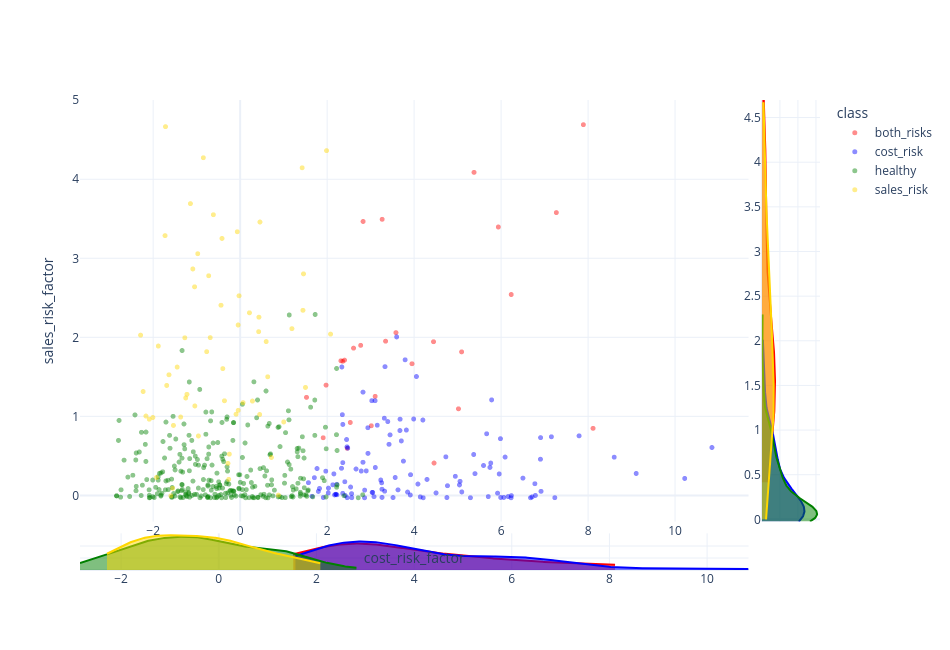

The notebook cell this image was saved under:
### Code cell
"""
p = (0.18 - profit_margin) / 0.08
cost_risk_factor =
    1.1 * p
    + 0.45 · max(0, p) ** 2
    - 0.55 · audited
    + market_shift_cost

r = (log(revenue) - 16) / 1
sales_risk_factor =
    0.90 · r*2
    + 0.30 · r
    - 0.55 · audited
    + market_shift_sales
"""
df["p"] = (0.18 - df["profit_margin"]) / 0.08
df["cost_risk_factor"] = (
    1.1 * df["p"]
    + 0.45 * np.maximum(0, df["p"]) ** 2
)

df["r"] = (df["log_revenue"] - 16) / 1
df["sales_risk_factor"] = (
    0.90 * df["r"] ** 2
    + 0.30 * df["r"]
)

plot_multiple_plots(
    df=df,
    backend_plotly=True,
    kde_bool=True,
    config=[
        # {"x1_col": "cost_risk_factor"},
        # {"x1_col": "sales_risk_factor"},
        {"x1_col": "cost_risk_factor", "x2_col": "sales_risk_factor"},
    ],
).show()

### Figure 1 — Plotly figure (JSON) as saved in the notebook; plotly's stock layout.template omitted (floating-point values rounded to 4 significant figures; data arrays with more than 128 entries replaced by an {"elided": "..."} marker saying what was removed)
{"data": [{"marker": {"color": "red", "opacity": 0.45, "size": 5}, "mode": "markers", "name": "both_risks", "showlegend": true, "type": "scattergl", "x": [8.115, 4.447, 2.4, 1.91, 2.772, 1.976, 2.533, 2.36, 6.233, 2.462, 2.827, 5.378, 3.016, 3.345, 2.318, 2.608, 3.266, 3.952, 3.104, 5.938, 5.021, 7.893, 1.526, 4.459, 5.093, 7.271, 3.583], "xaxis": "x", "y": [0.854, 1.95, 1.717, 0.735, 1.904, 1.401, 0.9282, 1.703, 2.547, 0.6014, 3.472, 4.093, 0.8867, 1.957, 1.709, 1.869, 3.499, 1.672, 1.259, 3.402, 1.101, 4.697, 1.246, 0.4146, 1.822, 3.584, 2.065], "yaxis": "y"}, {"fill": "tozeroy", "line": {"color": "red"}, "mode": "lines", "opacity": 0.35, "showlegend": false, "type": "scatter", "x": {"elided": "300 float values"}, "xaxis": "x3", "y": {"elided": "300 float values"}, "yaxis": "y3"}, {"fill": "tozerox", "line": {"color": "red"}, "mode": "lines", "opacity": 0.35, "showlegend": false, "type": "scatter", "x": {"elided": "300 float values"}, "xaxis": "x2", "y": {"elided": "300 float values"}, "yaxis": "y2"}, {"marker": {"color": "blue", "opacity": 0.45, "size": 5}, "mode": "markers", "name": "cost_risk", "showlegend": true, "type": "scattergl", "x": [2.785, 1.57, 3.919, 2.9, 6.237, 5.783, 5.92, 3.261, 3.63, 3.035, 4.505, 2.172, 3.315, 4.202, 2.448, 2.35, 1.654, 4.088, 3.447, 1.798, 7.157, 6.162, 2.331, 2.458, 3.913, 7.236, 4.948, 10.22, 2.416, 2.666, 3.424, 3.331, 8.602, 5.597, 5.763, 4.21, 4.142, 2.937, 5.043, 3.049, 3.599, 3.674, 3.794, 5.706, 5.057, 6.063, 2.462, 2.199, 3.078, 6.909, 5.295, 3.823, 5.958, 6.502, 3.565, 2.222, 4.768, 2.155, 2.36, 1.969, 1.913, 6.714, 3.255, 3.234, 1.707, 3.85, 3.108, 4.297, 4.754, 5.669, 6.919, 3.323, 1.768, 2.407, 3.516, 3.102, 4.73, 2.864, 2.031, 5.37, 2.563, 3.153, 5.4, 3.707, 6.906, 10.85, 2.225, 2.339, 3.99, 5.985, 2.825, 6.23, 5.992, 4.054, 9.107, 6.678, 2.474, 7.794, 2.825, 5.097, 2.567, 6.789, 6.777, 2.54, 3.395, 2.027, 2.201, 3.678, 2.862, 1.825, 2.359, 3.755, 2.131, 2.94, 6.093, 3.027, 3.262, 5.744, 2.361], "xaxis": "x", "y": [0.3132, 0.1661, 0.2672, 0.3157, 0.002502, 1.214, 0.03376, 0.08358, 0.07548, 0.0434, 0.03685, 0.01182, 0.9821, 0.9594, 0.7123, 1.027, -0.005657, 0.1488, 0.7714, 0.05604, 0.747, -0.009588, 0.3484, 0.6198, 0.01088, -0.02348, 0.2469, 0.2201, 0.004295, 0.3393, 0.6518, 1.635, 0.4889, 0.3839, 0.4143, -0.02491, -0.01356, 0.8618, 0.1381, 0.04326, 2.011, 0.8264, 1.721, -0.009926, 0.1831, -0.02025, -0.02354, 0.0199, -0.01061, 0.7366, -0.02419, 0.8321, 0.2769, 0.2239, 0.2321, 0.1461, 0.1281, 0.2777, 0.4198, 0.3118, -0.02149, -0.01375, 0.1648, 0.1999, 0.2297, 0.04722, 0.3584, 0.2075, -0.02187, 0.7851, 0.0567, 0.05865, 0.3456, 0.1783, -0.02214, 1.204, 0.4933, 0.07226, 0.09781, 0.5228, 0.02747, 0.8937, 0.2808, 0.695, 0.4634, 0.6116, 0.01305, 1.631, 0.9722, 0.7232, 0.4246, -0.0247, -0.02059, 1.51, 0.2831, -0.02434, 0.6041, 0.7593, 1.312, 0.04962, -0.02383, 0.005074, 0.1531, 0.1111, 0.9395, 0.03658, 0.01902, 0.9698, -0.02472, 0.09312, 0.03164, 0.4392, 0.1395, 0.5371, 0.4902, 1.204, -0.0199, 0.3598, 0.9039], "yaxis": "y"}, {"fill": "tozeroy", "line": {"color": "blue"}, "mode": "lines", "opacity": 0.35, "showlegend": false, "type": "scatter", "x": {"elided": "300 float values"}, "xaxis": "x3", "y": {"elided": "300 float values"}, "yaxis": "y3"}, {"fill": "tozerox", "line": {"color": "blue"}, "mode": "lines", "opacity": 0.35, "showlegend": false, "type": "scatter", "x": {"elided": "300 float values"}, "xaxis": "x2", "y": {"elided": "300 float values"}, "yaxis": "y2"}, {"marker": {"color": "green", "opacity": 0.45, "size": 5}, "mode": "markers", "name": "healthy", "showlegend": true, "type": "scattergl", "x": {"elided": "280 float values"}, "xaxis": "x", "y": {"elided": "280 float values"}, "yaxis": "y"}, {"fill": "tozeroy", "line": {"color": "green"}, "mode": "lines", "opacity": 0.35, "showlegend": false, "type": "scatter", "x": {"elided": "300 float values"}, "xaxis": "x3", "y": {"elided": "300 float values"}, "yaxis": "y3"}, {"fill": "tozerox", "line": {"color": "green"}, "mode": "lines", "opacity": 0.35, "showlegend": false, "type": "scatter", "x": {"elided": "300 float values"}, "xaxis": "x2", "y": {"elided": "300 float values"}, "yaxis": "y2"}, {"marker": {"color": "gold", "opacity": 0.45, "size": 5}, "mode": "markers", "name": "sales_risk", "showlegend": true, "type": "scattergl", "x": [-1.042, -2.166, -1.882, -1.047, -1.716, 1.987, 0.4486, 0.5989, -2.007, -1.637, -2.231, -0.3981, -1.726, -0.09315, -0.2479, 1.444, -1.088, -1.534, -0.6157, -0.8459, -1.144, -0.9745, 1.503, -0.2803, 0.4315, 0.8791, -1.368, 0.2138, -1.552, -0.3612, -1.923, -1.593, -0.6884, -0.04574, 0.6342, -0.7236, -0.9594, -2.089, 2.079, -2.289, -1.272, 1.002, -1.252, -0.02457, 0.06692, 0.4258, -1.224, 1.426, -0.04468, -0.4404, -0.4174, 0.7193, -0.2628, -1.688, 1.19, -0.06596, 1.457, -1.448, 0.2826, -0.7696, 0.455], "xaxis": "x", "y": [1.137, 1.009, 1.895, 2.645, 4.672, 4.368, 1.029, 1.952, 0.9911, 1.532, 1.32, 1.61, 3.293, 1.033, 0.5278, 2.348, 2.871, 0.891, 3.557, 4.279, 3.698, 3.064, 1.372, 0.4108, 2.261, 0.009104, 0.9966, 2.316, 0.09554, 1.203, 0.2324, 6.053e-05, 2.002, 2.162, 1.507, 2.785, 0.7575, 0.9695, 2.047, 2.034, 2.0, 0.935, 1.239, 2.532, 1.18, 2.077, 1.285, 4.151, 1.081, 2.412, 3.257, 0.4853, 0.2085, 1.397, 2.116, 3.342, 2.809, 1.629, 1.199, 1.824, 3.465], "yaxis": "y"}, {"fill": "tozeroy", "line": {"color": "gold"}, "mode": "lines", "opacity": 0.35, "showlegend": false, "type": "scatter", "x": {"elided": "300 float values"}, "xaxis": "x3", "y": {"elided": "300 float values"}, "yaxis": "y3"}, {"fill": "tozerox", "line": {"color": "gold"}, "mode": "lines", "opacity": 0.35, "showlegend": false, "type": "scatter", "x": {"elided": "300 float values"}, "xaxis": "x2", "y": {"elided": "300 float values"}, "yaxis": "y2"}], "layout": {"height": 650, "legend": {"title": {"text": "class"}}, "width": 950, "xaxis": {"anchor": "y", "domain": [0, 0.9034], "title": {"text": "cost_risk_factor"}}, "xaxis2": {"anchor": "y2", "domain": [0.9214, 1], "showticklabels": false, "title": {"text": ""}}, "xaxis3": {"anchor": "y3", "domain": [0, 0.9034]}, "yaxis": {"anchor": "x", "domain": [0.103, 1], "title": {"text": "sales_risk_factor"}}, "yaxis2": {"anchor": "x2", "domain": [0.103, 1]}, "yaxis3": {"anchor": "x3", "domain": [0, 0.078], "showticklabels": false, "title": {"text": ""}}}}
